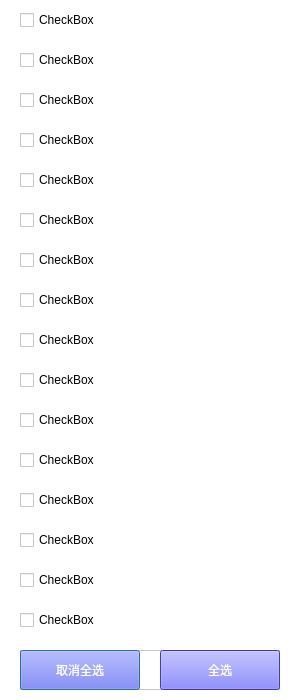
<?xml version="1.0" encoding="UTF-8"?>
<ui version="4.0">
 <class>Dialog</class>
 <widget class="QDialog" name="Dialog">
  <property name="geometry">
   <rect>
    <x>0</x>
    <y>0</y>
    <width>300</width>
    <height>700</height>
   </rect>
  </property>
  <property name="windowTitle">
   <string>Dialog</string>
  </property>
  <property name="styleSheet">
   <string notr="true">background-color: rgb(255, 255, 255);</string>
  </property>
  <widget class="QCheckBox" name="checkBox">
   <property name="geometry">
    <rect>
     <x>20</x>
     <y>0</y>
     <width>260</width>
     <height>40</height>
    </rect>
   </property>
   <property name="styleSheet">
    <string notr="true">background-color: rgb(255, 255, 255);
font: 12pt &quot;微软雅黑&quot;;</string>
   </property>
   <property name="text">
    <string>CheckBox</string>
   </property>
  </widget>
  <widget class="QCheckBox" name="checkBox_2">
   <property name="geometry">
    <rect>
     <x>20</x>
     <y>40</y>
     <width>260</width>
     <height>40</height>
    </rect>
   </property>
   <property name="styleSheet">
    <string notr="true">background-color: rgb(255, 255, 255);
font: 12pt &quot;微软雅黑&quot;;</string>
   </property>
   <property name="text">
    <string>CheckBox</string>
   </property>
  </widget>
  <widget class="QCheckBox" name="checkBox_3">
   <property name="geometry">
    <rect>
     <x>20</x>
     <y>80</y>
     <width>260</width>
     <height>40</height>
    </rect>
   </property>
   <property name="styleSheet">
    <string notr="true">background-color: rgb(255, 255, 255);
font: 12pt &quot;微软雅黑&quot;;</string>
   </property>
   <property name="text">
    <string>CheckBox</string>
   </property>
  </widget>
  <widget class="QCheckBox" name="checkBox_4">
   <property name="geometry">
    <rect>
     <x>20</x>
     <y>120</y>
     <width>260</width>
     <height>40</height>
    </rect>
   </property>
   <property name="styleSheet">
    <string notr="true">background-color: rgb(255, 255, 255);
font: 12pt &quot;微软雅黑&quot;;</string>
   </property>
   <property name="text">
    <string>CheckBox</string>
   </property>
  </widget>
  <widget class="QCheckBox" name="checkBox_5">
   <property name="geometry">
    <rect>
     <x>20</x>
     <y>160</y>
     <width>260</width>
     <height>40</height>
    </rect>
   </property>
   <property name="styleSheet">
    <string notr="true">background-color: rgb(255, 255, 255);
font: 12pt &quot;微软雅黑&quot;;</string>
   </property>
   <property name="text">
    <string>CheckBox</string>
   </property>
  </widget>
  <widget class="QCheckBox" name="checkBox_6">
   <property name="geometry">
    <rect>
     <x>20</x>
     <y>200</y>
     <width>260</width>
     <height>40</height>
    </rect>
   </property>
   <property name="styleSheet">
    <string notr="true">background-color: rgb(255, 255, 255);
font: 12pt &quot;微软雅黑&quot;;</string>
   </property>
   <property name="text">
    <string>CheckBox</string>
   </property>
  </widget>
  <widget class="QCheckBox" name="checkBox_7">
   <property name="geometry">
    <rect>
     <x>20</x>
     <y>240</y>
     <width>260</width>
     <height>40</height>
    </rect>
   </property>
   <property name="styleSheet">
    <string notr="true">background-color: rgb(255, 255, 255);
font: 12pt &quot;微软雅黑&quot;;</string>
   </property>
   <property name="text">
    <string>CheckBox</string>
   </property>
  </widget>
  <widget class="QCheckBox" name="checkBox_8">
   <property name="geometry">
    <rect>
     <x>20</x>
     <y>280</y>
     <width>260</width>
     <height>40</height>
    </rect>
   </property>
   <property name="styleSheet">
    <string notr="true">background-color: rgb(255, 255, 255);
font: 12pt &quot;微软雅黑&quot;;</string>
   </property>
   <property name="text">
    <string>CheckBox</string>
   </property>
  </widget>
  <widget class="QCheckBox" name="checkBox_9">
   <property name="geometry">
    <rect>
     <x>20</x>
     <y>320</y>
     <width>260</width>
     <height>40</height>
    </rect>
   </property>
   <property name="styleSheet">
    <string notr="true">background-color: rgb(255, 255, 255);
font: 12pt &quot;微软雅黑&quot;;</string>
   </property>
   <property name="text">
    <string>CheckBox</string>
   </property>
  </widget>
  <widget class="QCheckBox" name="checkBox_10">
   <property name="geometry">
    <rect>
     <x>20</x>
     <y>360</y>
     <width>260</width>
     <height>40</height>
    </rect>
   </property>
   <property name="styleSheet">
    <string notr="true">background-color: rgb(255, 255, 255);
font: 12pt &quot;微软雅黑&quot;;</string>
   </property>
   <property name="text">
    <string>CheckBox</string>
   </property>
  </widget>
  <widget class="QCheckBox" name="checkBox_11">
   <property name="geometry">
    <rect>
     <x>20</x>
     <y>400</y>
     <width>260</width>
     <height>40</height>
    </rect>
   </property>
   <property name="styleSheet">
    <string notr="true">background-color: rgb(255, 255, 255);
font: 12pt &quot;微软雅黑&quot;;</string>
   </property>
   <property name="text">
    <string>CheckBox</string>
   </property>
  </widget>
  <widget class="QCheckBox" name="checkBox_12">
   <property name="geometry">
    <rect>
     <x>20</x>
     <y>440</y>
     <width>260</width>
     <height>40</height>
    </rect>
   </property>
   <property name="styleSheet">
    <string notr="true">background-color: rgb(255, 255, 255);
font: 12pt &quot;微软雅黑&quot;;</string>
   </property>
   <property name="text">
    <string>CheckBox</string>
   </property>
  </widget>
  <widget class="QCheckBox" name="checkBox_13">
   <property name="geometry">
    <rect>
     <x>20</x>
     <y>480</y>
     <width>260</width>
     <height>40</height>
    </rect>
   </property>
   <property name="styleSheet">
    <string notr="true">background-color: rgb(255, 255, 255);
font: 12pt &quot;微软雅黑&quot;;</string>
   </property>
   <property name="text">
    <string>CheckBox</string>
   </property>
  </widget>
  <widget class="QCheckBox" name="checkBox_14">
   <property name="geometry">
    <rect>
     <x>20</x>
     <y>520</y>
     <width>260</width>
     <height>40</height>
    </rect>
   </property>
   <property name="styleSheet">
    <string notr="true">background-color: rgb(255, 255, 255);
font: 12pt &quot;微软雅黑&quot;;</string>
   </property>
   <property name="text">
    <string>CheckBox</string>
   </property>
  </widget>
  <widget class="QCheckBox" name="checkBox_15">
   <property name="geometry">
    <rect>
     <x>20</x>
     <y>560</y>
     <width>260</width>
     <height>40</height>
    </rect>
   </property>
   <property name="styleSheet">
    <string notr="true">background-color: rgb(255, 255, 255);
font: 12pt &quot;微软雅黑&quot;;</string>
   </property>
   <property name="text">
    <string>CheckBox</string>
   </property>
  </widget>
  <widget class="QCheckBox" name="checkBox_16">
   <property name="geometry">
    <rect>
     <x>20</x>
     <y>600</y>
     <width>260</width>
     <height>40</height>
    </rect>
   </property>
   <property name="styleSheet">
    <string notr="true">background-color: rgb(255, 255, 255);
font: 12pt &quot;微软雅黑&quot;;</string>
   </property>
   <property name="text">
    <string>CheckBox</string>
   </property>
  </widget>
  <widget class="QFrame" name="frame">
   <property name="geometry">
    <rect>
     <x>20</x>
     <y>650</y>
     <width>260</width>
     <height>40</height>
    </rect>
   </property>
   <property name="frameShape">
    <enum>QFrame::StyledPanel</enum>
   </property>
   <property name="frameShadow">
    <enum>QFrame::Raised</enum>
   </property>
   <widget class="QPushButton" name="deselect_all">
    <property name="geometry">
     <rect>
      <x>0</x>
      <y>0</y>
      <width>120</width>
      <height>40</height>
     </rect>
    </property>
    <property name="styleSheet">
     <string notr="true">background-color: rgb(85, 85, 255);
color: rgb(255, 255, 255);
font: 12pt &quot;微软雅黑&quot;;</string>
    </property>
    <property name="text">
     <string>取消全选</string>
    </property>
   </widget>
   <widget class="QPushButton" name="select_all">
    <property name="geometry">
     <rect>
      <x>140</x>
      <y>0</y>
      <width>120</width>
      <height>40</height>
     </rect>
    </property>
    <property name="styleSheet">
     <string notr="true">background-color: rgb(85, 85, 255);
color: rgb(255, 255, 255);
font: 12pt &quot;微软雅黑&quot;;</string>
    </property>
    <property name="text">
     <string>全选</string>
    </property>
   </widget>
  </widget>
 </widget>
 <resources/>
 <connections/>
</ui>
